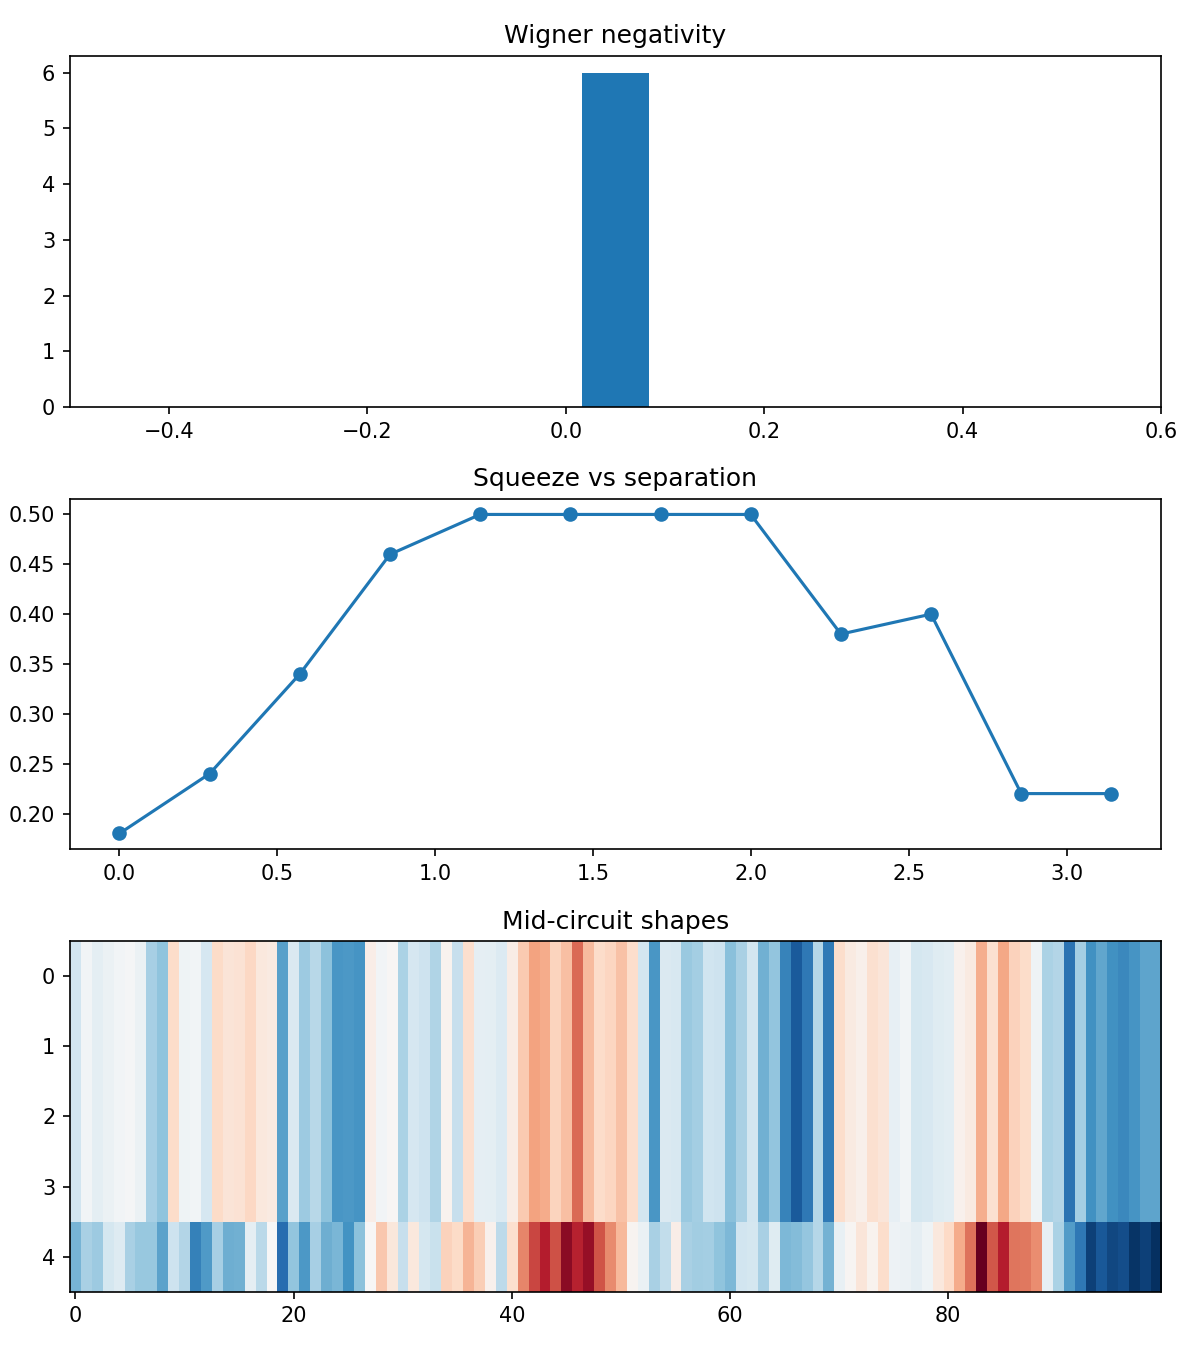

Reproduce this figure in Python.
import argparse, numpy as np
from scipy.signal import hilbert
from scipy.stats import percentileofscore
import matplotlib.pyplot as plt

def load_data(path):
    x = np.load(path)
    return x[None, :] if x.ndim == 1 else x

def wigner_proxy(x):
    # no cwt needed - use analytic signal negativity as proxy
    a = hilbert(x - x.mean())
    env = np.abs(a)
    # negativity = fraction below 5th percentile (non-classical dip)
    neg_frac = (env < np.percentile(env, 5)).mean()
    return neg_frac

def squeezed_test(x, n_surrogates=50):
    angles = np.linspace(0, np.pi, 12)
    seps = []
    for a in angles:
        rot = x * np.cos(a) + np.imag(hilbert(x)) * np.sin(a)
        var = rot.var(1).mean()
        surr = [np.random.permutation(rot.ravel()).reshape(rot.shape).var(1).mean() for _ in range(n_surrogates)]
        seps.append(abs(percentileofscore(surr, var)/100 - 0.5))
    return angles[np.argmax(seps)], max(seps), angles, seps

def midcircuit_projection(x):
    t0 = x.shape[1]//2
    ths = np.linspace(x[:,t0].min(), x[:,t0].max(), 9)
    shapes = [x[x[:,t0]>th, t0:].mean(0) for th in ths if (x[:,t0]>th).sum()>2]
    shapes = np.array(shapes)
    pred = 1 - shapes.var(0).mean()/x.var() if len(shapes)>1 else 0
    return pred, shapes

if __name__ == "__main__":
    import argparse
    ap = argparse.ArgumentParser()
    ap.add_argument("--data", required=True)
    args = ap.parse_args()
    X = load_data(args.data)
    print(f"Loaded {X.shape[0]} trials, {X.shape[1]} samples")
    negs = [wigner_proxy(t) for t in X]
    print(f"[Test1 Wigner] mean negativity: {np.mean(negs):.3f} (Oxford >0.15)")
    ba, sep, angs, seps = squeezed_test(X)
    print(f"[Test2 Squeeze] best angle {ba:.2f} rad, separation {sep:.3f} (>0.4 good)")
    pred, shapes = midcircuit_projection(X)
    print(f"[Test3 Projection] predictability {pred:.3f} (>0.3 suggests effect)")
    fig, ax = plt.subplots(3,1,figsize=(8,9))
    ax[0].hist(negs, bins=15); ax[0].set_title("Wigner negativity")
    ax[1].plot(angs, seps, 'o-'); ax[1].set_title("Squeeze vs separation")
    ax[2].imshow(shapes, aspect='auto', cmap='RdBu'); ax[2].set_title("Mid-circuit shapes")
    plt.tight_layout(); plt.savefig("saner_tests.png", dpi=150)
    print("Saved saner_tests.png")
